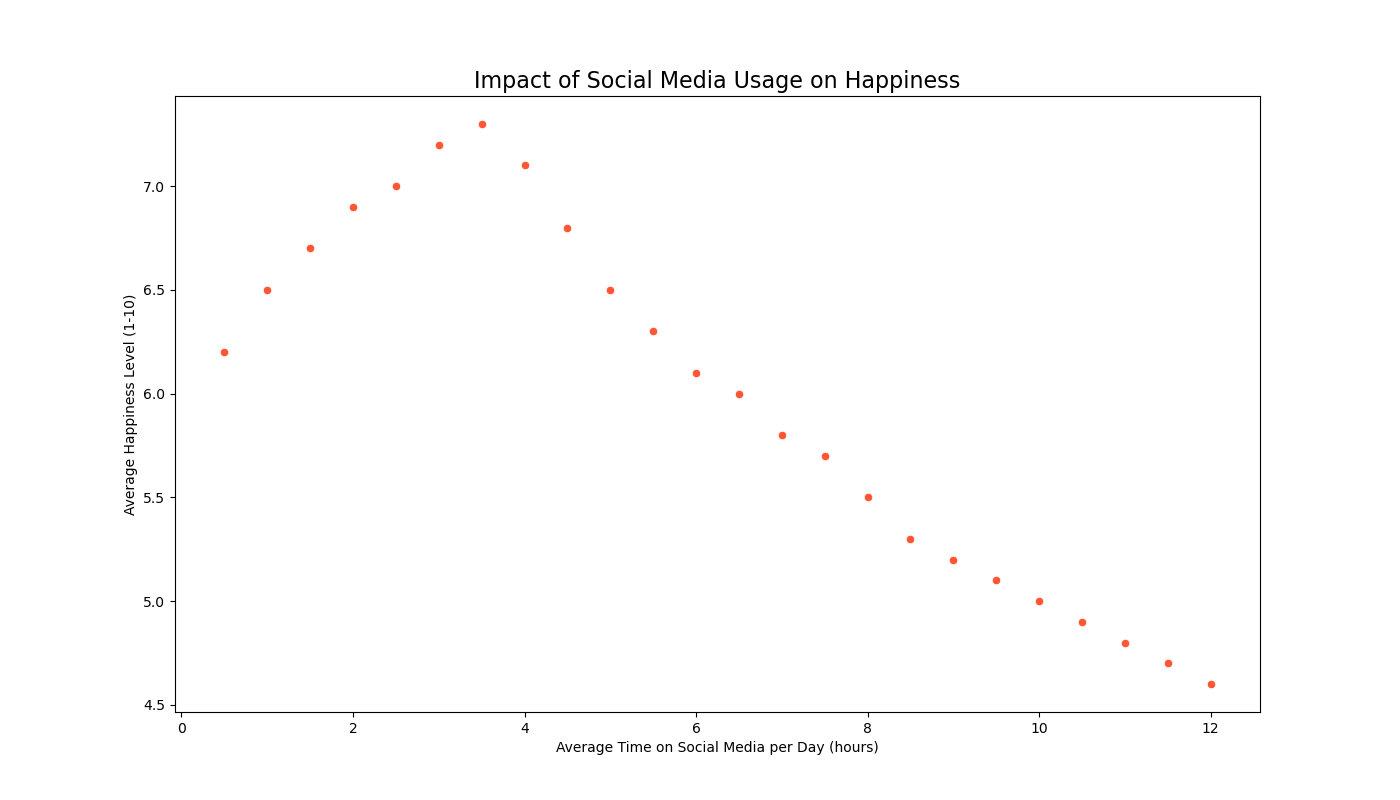

This figure's Python source:

import pandas as pd
import seaborn as sns
import matplotlib.pyplot as plt

# Data
data = {
    'Average_Time_on_Social_Media_per_Day': [0.5, 1, 1.5, 2, 2.5, 3, 3.5, 4, 4.5, 5, 5.5, 6, 6.5, 7, 7.5, 8, 8.5, 9, 9.5, 10, 10.5, 11, 11.5, 12],
    'Average_Happiness_Level': [6.2, 6.5, 6.7, 6.9, 7.0, 7.2, 7.3, 7.1, 6.8, 6.5, 6.3, 6.1, 6.0, 5.8, 5.7, 5.5, 5.3, 5.2, 5.1, 5.0, 4.9, 4.8, 4.7, 4.6]
}

# Create DataFrame
df = pd.DataFrame(data)

# Plot
plt.figure(figsize=(14, 8))
scatter_plot = sns.scatterplot(data=df, x='Average_Time_on_Social_Media_per_Day', y='Average_Happiness_Level', color="#FF5733")

# Customize the plot
scatter_plot.set_title('Impact of Social Media Usage on Happiness', fontsize=16)
scatter_plot.set(xlabel='Average Time on Social Media per Day (hours)', ylabel='Average Happiness Level (1-10)')

plt.show()
